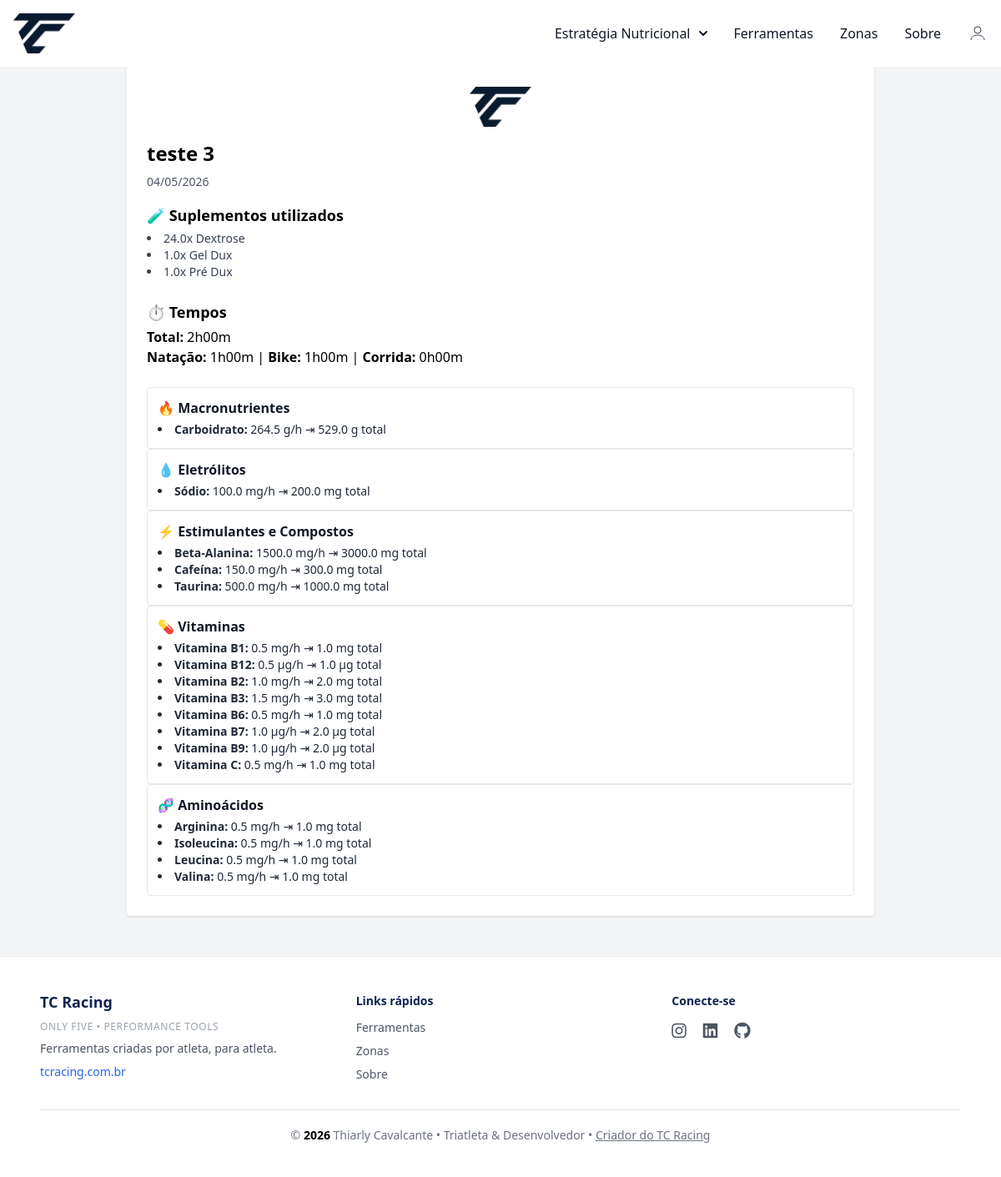
The app's page /resumo/print/23 (signed in) with its own data.
### conversor/models.py (models this page shows, shortened)
class ResumoSalvo(database.Model):
    __tablename__ = 'resumos_salvos'
    id = database.Column(database.Integer, primary_key=True)
    pessoa_id = database.Column(database.Integer, database.ForeignKey('pessoas.id'), nullable=True)
    user_id = database.Column(database.Integer, database.ForeignKey('user.id'), nullable=False)
    token_publico = database.Column(database.String(100), unique=True, nullable=True)
    nome_treino = database.Column(database.String(100), nullable=False)
    data = database.Column(database.Date, nullable=False)
    comentario = database.Column(database.Text)
    resumo_dados = database.Column(database.JSON, nullable=False)
    suplementos_utilizados = database.Column(database.Text, nullable=True)  # ✅ Novo campo
    tempo_natacao = database.Column(database.Float)
    tempo_bike = database.Column(database.Float)
    tempo_corrida = database.Column(database.Float)
    tempo_total = database.Column(database.Float)
    ordem = database.Column(database.Integer, nullable=False, default=0)
    pessoa = database.relationship('Pessoa', backref='resumos')
    criado_em = database.Column(database.DateTime, default=datetime.utcnow)

### conversor/router.py (the view)
@app.route("/resumo/print/<int:id>")
@login_required
def print_resumo(id):
    resumo = ResumoSalvo.query.get_or_404(id)
    if resumo.user_id != current_user.id:
        return redirect(url_for('resumo_view'))
    return render_template(
        "resumo_print.html",
        resumo=resumo,
        unidades=UNIDADES_PRINT,
        formatar_tempo_decimal=formatar_tempo_decimal
    )

### conversor/models.py (called while the page is built)
@login_manager.user_loader
def load_user(user_id):
    return User.query.get(int(user_id))

### conversor/templates/resumo_print.html (shortened to what this page needs)
{% extends "base.html" %}
{% block content %}
{% macro formatar_tempo_decimal(decimal) %}
  {% if decimal is not none %}
    {% set horas = decimal|int %}
    {% set minutos = ((decimal - horas) * 60)|round(0, 'floor') %}
    {{ horas }}h{{ "%02d"|format(minutos) }}m
  {% else %}-{% endif %}
{% endmacro %}
<div class="max-w-4xl mx-auto bg-white p-6 rounded shadow print-card print-wrap print-pad">
  <div class="flex items-center justify-center mb-4">
    <img src="{{ url_for('static', filename='image/logotc-navbar.png') }}"
         alt="Logo" class="h-12 print-logo">
  </div>
  <h1 class="text-2xl font-bold mb-2">{{ resumo.nome_treino }}</h1>
  <p class="text-sm text-gray-600 mb-4">{{ resumo.data.strftime('%d/%m/%Y') }}</p>
  {% if resumo.suplementos_utilizados %}
  <div class="mb-6">
    <h2 class="text-lg font-semibold mb-1">🧪 Suplementos utilizados</h2>
    <ul class="list-disc list-inside text-sm text-gray-700">
      {% for item in resumo.suplementos_utilizados.split(',') %}
        <li>{{ item.strip() }}</li>
      {% endfor %}
    </ul>
  </div>
  {% endif %}
  <div class="mb-6">
    <h2 class="text-lg font-semibold mb-1">⏱️ Tempos</h2>
    <p><strong>Total:</strong> {{ formatar_tempo_decimal(resumo.tempo_total) }}</p>
    <p>
      <strong>Natação:</strong> {{ formatar_tempo_decimal(resumo.tempo_natacao) }} |
      <strong>Bike:</strong> {{ formatar_tempo_decimal(resumo.tempo_bike) }} |
      <strong>Corrida:</strong> {{ formatar_tempo_decimal(resumo.tempo_corrida) }}
    </p>
  </div>
  {% set ordem = ["Macronutrientes","Eletrólitos","Estimulantes e Compostos","Vitaminas","Aminoácidos"] %}
  {% set ordem_eletrolitos = ["Sódio","Magnésio","Potássio","Cálcio"] %}
  {% set classe_cat = {
    "Macronutrientes":"cat-macro",
    "Eletrólitos":"cat-ele",
    "Estimulantes e Compostos":"cat-stim",
    "Vitaminas":"cat-vit",
    "Aminoácidos":"cat-amino"
  } %}
  <div class="print-grid">
    {% for categoria in ordem %}
      {% if resumo.resumo_dados.get(categoria) %}
        {% set dados = resumo.resumo_dados[categoria] %}
        {% if categoria == "Eletrólitos" %}
          {% set total = namespace(v=0) %}
          {% for k in ordem_eletrolitos %}{% set total.v = total.v + (dados.get(k,0) or 0) %}{% endfor %}
          {% set mostrar = total.v > 0 %}
        {% else %}
          {% set soma = dados.values() | map('float') | sum %}
          {% set mostrar = soma > 0 %}
        {% endif %}
        {% if mostrar %}
        <div class="p-3 rounded border print-item {{ classe_cat.get(categoria,'') }}">
          <h3 class="font-semibold text-gray-900 mb-1">
            {{ "💧" if categoria=="Eletrólitos" else ("🔥" if categoria=="Macronutrientes" else ("⚡" if categoria=="Estimulantes e Compostos" else ("💊" if categoria=="Vitaminas" else "🧬"))) }}
            {{ categoria }}
          </h3>
          <ul class="list-disc list-inside text-sm text-gray-800 print-list">
            {% if categoria == "Eletrólitos" %}
              {% for item in ordem_eletrolitos %}
                {% set valor = dados.get(item,0) %}
                {% if valor > 0 %}
                  <li><strong>{{ item }}:</strong>
                    {{ valor|round(1) }} {{ unidades[categoria].get(item,'') }}/h ⇥
                    {{ (valor * resumo.tempo_total)|round(1) }} {{ unidades[categoria].get(item,'') }} total
                  </li>
                {% endif %}
              {% endfor %}
            {% else %}
              {% for item, valor in dados.items() if valor > 0 %}
                <li><strong>{{ item }}:</strong>
                  {{ valor|round(1) }} {{ unidades[categoria].get(item,'') }}/h ⇥
                  {{ (valor * resumo.tempo_total)|round(1) }} {{ unidades[categoria].get(item,'') }} total
                </li>
              {% endfor %}
            {% endif %}
          </ul>
        </div>
        {% endif %}
      {% endif %}
    {% endfor %}
  </div>
</div>
{% endblock %}

### conversor/static/css/style.css (style rules this page uses)
html { height: 100%; }
body { display: flex; flex-direction: column; min-height: 100vh; margin: 0; }

### records on screen
ResumoSalvo: nome_treino "teste 3", data "04/05/2026", (valor*resumo.tempo_total)|round(1) "529.0" "3000.0" "300.0" "1000.0" "1.0" "1.0" "2.0" "3.0" "1.0" "2.0" "2.0" "1.0" "1.0" "1.0" "1.0" "1.0", (valor*resumo.tempo_total)|round(1) "200.0"

### other values on screen
{{ item.strip() }} "24.0x Dextrose" "1.0x Gel Dux" "1.0x Pré Dux"
{{ horas }} "2 1 1 0"
{{ "%02d"|format(minutos) }} "00 00 00 00"
{{ categoria }} "Macronutrientes" "Eletrólitos" "Estimulantes e Compostos" "Vitaminas" "Aminoácidos"
{{ item }} "Carboidrato" "Beta-Alanina" "Cafeína" "Taurina" "Vitamina B1" "Vitamina B12" "Vitamina B2" "Vitamina B3" "Vitamina B6" "Vitamina B7" "Vitamina B9" "Vitamina C" "Arginina" "Isoleucina" "Leucina" "Valina"
{{ valor|round(1) }} "264.5" "1500.0" "150.0" "500.0" "0.5" "0.5" "1.0" "1.5" "0.5" "1.0" "1.0" "0.5" "0.5" "0.5" "0.5" "0.5"
{{ unidades[categoria].get(item,'') }} "g" "mg" "mg" "mg" "mg" "µg" "mg" "mg" "mg" "µg" "µg" "mg" "mg" "mg" "mg" "mg"
{{ item }} "Sódio"
{{ valor|round(1) }} "100.0"
{{ unidades[categoria].get(item,'') }} "mg"
